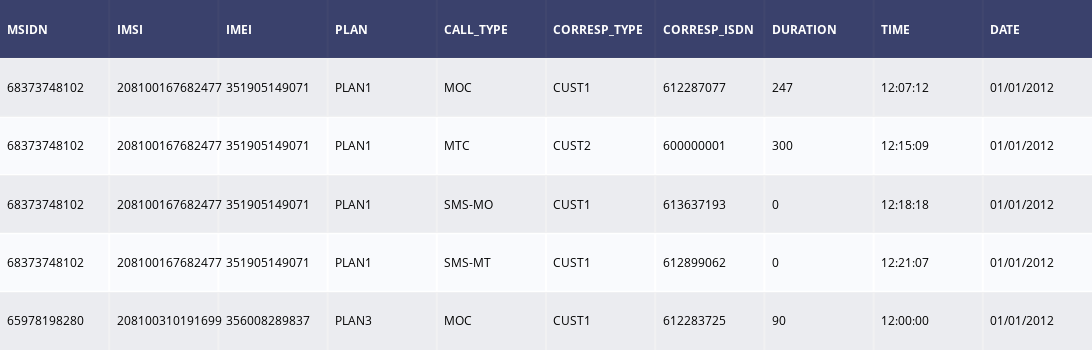

Source (notebook cell):
### Markdown cell above
### READ SMS SAMPLE CDR

### Code cell
cdr_sms=pd.read_csv("stackoverflow_sample_cdr.csv", delimiter=";")

table = ff.create_table(cdr_sms.head(),height_constant=50)
table.layout.width=1200
iplot(table, filename='simple_table')

### Figure 1 — Plotly figure (JSON) as saved in the notebook; plotly's stock layout.template omitted (floating-point values rounded to 4 significant figures)
{"data": [{"colorscale": [[0, "#00083e"], [0.5, "#ededee"], [1, "#ffffff"]], "hoverinfo": "none", "opacity": 0.75, "showscale": false, "type": "heatmap", "z": [[0, 0, 0, 0, 0, 0, 0, 0, 0, 0], [0.5, 0.5, 0.5, 0.5, 0.5, 0.5, 0.5, 0.5, 0.5, 0.5], [1, 1, 1, 1, 1, 1, 1, 1, 1, 1], [0.5, 0.5, 0.5, 0.5, 0.5, 0.5, 0.5, 0.5, 0.5, 0.5], [1, 1, 1, 1, 1, 1, 1, 1, 1, 1], [0.5, 0.5, 0.5, 0.5, 0.5, 0.5, 0.5, 0.5, 0.5, 0.5]]}], "layout": {"annotations": [{"align": "left", "font": {"color": "#ffffff"}, "showarrow": false, "text": "<b>MSIDN</b>", "x": -0.45, "xanchor": "left", "xref": "x", "y": 0, "yref": "y"}, {"align": "left", "font": {"color": "#ffffff"}, "showarrow": false, "text": "<b>IMSI</b>", "x": 0.55, "xanchor": "left", "xref": "x", "y": 0, "yref": "y"}, {"align": "left", "font": {"color": "#ffffff"}, "showarrow": false, "text": "<b>IMEI</b>", "x": 1.55, "xanchor": "left", "xref": "x", "y": 0, "yref": "y"}, {"align": "left", "font": {"color": "#ffffff"}, "showarrow": false, "text": "<b>PLAN</b>", "x": 2.55, "xanchor": "left", "xref": "x", "y": 0, "yref": "y"}, {"align": "left", "font": {"color": "#ffffff"}, "showarrow": false, "text": "<b>CALL_TYPE</b>", "x": 3.55, "xanchor": "left", "xref": "x", "y": 0, "yref": "y"}, {"align": "left", "font": {"color": "#ffffff"}, "showarrow": false, "text": "<b>CORRESP_TYPE</b>", "x": 4.55, "xanchor": "left", "xref": "x", "y": 0, "yref": "y"}, {"align": "left", "font": {"color": "#ffffff"}, "showarrow": false, "text": "<b>CORRESP_ISDN</b>", "x": 5.55, "xanchor": "left", "xref": "x", "y": 0, "yref": "y"}, {"align": "left", "font": {"color": "#ffffff"}, "showarrow": false, "text": "<b>DURATION</b>", "x": 6.55, "xanchor": "left", "xref": "x", "y": 0, "yref": "y"}, {"align": "left", "font": {"color": "#ffffff"}, "showarrow": false, "text": "<b>TIME</b>", "x": 7.55, "xanchor": "left", "xref": "x", "y": 0, "yref": "y"}, {"align": "left", "font": {"color": "#ffffff"}, "showarrow": false, "text": "<b>DATE </b>", "x": 8.55, "xanchor": "left", "xref": "x", "y": 0, "yref": "y"}, {"align": "left", "font": {"color": "#000000"}, "showarrow": false, "text": "68373748102", "x": -0.45, "xanchor": "left", "xref": "x", "y": 1, "yref": "y"}, {"align": "left", "font": {"color": "#000000"}, "showarrow": false, "text": "208100167682477", "x": 0.55, "xanchor": "left", "xref": "x", "y": 1, "yref": "y"}, {"align": "left", "font": {"color": "#000000"}, "showarrow": false, "text": "351905149071", "x": 1.55, "xanchor": "left", "xref": "x", "y": 1, "yref": "y"}, {"align": "left", "font": {"color": "#000000"}, "showarrow": false, "text": "PLAN1", "x": 2.55, "xanchor": "left", "xref": "x", "y": 1, "yref": "y"}, {"align": "left", "font": {"color": "#000000"}, "showarrow": false, "text": "MOC", "x": 3.55, "xanchor": "left", "xref": "x", "y": 1, "yref": "y"}, {"align": "left", "font": {"color": "#000000"}, "showarrow": false, "text": "CUST1", "x": 4.55, "xanchor": "left", "xref": "x", "y": 1, "yref": "y"}, {"align": "left", "font": {"color": "#000000"}, "showarrow": false, "text": "612287077", "x": 5.55, "xanchor": "left", "xref": "x", "y": 1, "yref": "y"}, {"align": "left", "font": {"color": "#000000"}, "showarrow": false, "text": "247", "x": 6.55, "xanchor": "left", "xref": "x", "y": 1, "yref": "y"}, {"align": "left", "font": {"color": "#000000"}, "showarrow": false, "text": "12:07:12", "x": 7.55, "xanchor": "left", "xref": "x", "y": 1, "yref": "y"}, {"align": "left", "font": {"color": "#000000"}, "showarrow": false, "text": "01/01/2012 ", "x": 8.55, "xanchor": "left", "xref": "x", "y": 1, "yref": "y"}, {"align": "left", "font": {"color": "#000000"}, "showarrow": false, "text": "68373748102", "x": -0.45, "xanchor": "left", "xref": "x", "y": 2, "yref": "y"}, {"align": "left", "font": {"color": "#000000"}, "showarrow": false, "text": "208100167682477", "x": 0.55, "xanchor": "left", "xref": "x", "y": 2, "yref": "y"}, {"align": "left", "font": {"color": "#000000"}, "showarrow": false, "text": "351905149071", "x": 1.55, "xanchor": "left", "xref": "x", "y": 2, "yref": "y"}, {"align": "left", "font": {"color": "#000000"}, "showarrow": false, "text": "PLAN1", "x": 2.55, "xanchor": "left", "xref": "x", "y": 2, "yref": "y"}, {"align": "left", "font": {"color": "#000000"}, "showarrow": false, "text": "MTC", "x": 3.55, "xanchor": "left", "xref": "x", "y": 2, "yref": "y"}, {"align": "left", "font": {"color": "#000000"}, "showarrow": false, "text": "CUST2", "x": 4.55, "xanchor": "left", "xref": "x", "y": 2, "yref": "y"}, {"align": "left", "font": {"color": "#000000"}, "showarrow": false, "text": "600000001", "x": 5.55, "xanchor": "left", "xref": "x", "y": 2, "yref": "y"}, {"align": "left", "font": {"color": "#000000"}, "showarrow": false, "text": "300", "x": 6.55, "xanchor": "left", "xref": "x", "y": 2, "yref": "y"}, {"align": "left", "font": {"color": "#000000"}, "showarrow": false, "text": "12:15:09", "x": 7.55, "xanchor": "left", "xref": "x", "y": 2, "yref": "y"}, {"align": "left", "font": {"color": "#000000"}, "showarrow": false, "text": "01/01/2012 ", "x": 8.55, "xanchor": "left", "xref": "x", "y": 2, "yref": "y"}, {"align": "left", "font": {"color": "#000000"}, "showarrow": false, "text": "68373748102", "x": -0.45, "xanchor": "left", "xref": "x", "y": 3, "yref": "y"}, {"align": "left", "font": {"color": "#000000"}, "showarrow": false, "text": "208100167682477", "x": 0.55, "xanchor": "left", "xref": "x", "y": 3, "yref": "y"}, {"align": "left", "font": {"color": "#000000"}, "showarrow": false, "text": "351905149071", "x": 1.55, "xanchor": "left", "xref": "x", "y": 3, "yref": "y"}, {"align": "left", "font": {"color": "#000000"}, "showarrow": false, "text": "PLAN1", "x": 2.55, "xanchor": "left", "xref": "x", "y": 3, "yref": "y"}, {"align": "left", "font": {"color": "#000000"}, "showarrow": false, "text": "SMS-MO", "x": 3.55, "xanchor": "left", "xref": "x", "y": 3, "yref": "y"}, {"align": "left", "font": {"color": "#000000"}, "showarrow": false, "text": "CUST1", "x": 4.55, "xanchor": "left", "xref": "x", "y": 3, "yref": "y"}, {"align": "left", "font": {"color": "#000000"}, "showarrow": false, "text": "613637193", "x": 5.55, "xanchor": "left", "xref": "x", "y": 3, "yref": "y"}, {"align": "left", "font": {"color": "#000000"}, "showarrow": false, "text": "0", "x": 6.55, "xanchor": "left", "xref": "x", "y": 3, "yref": "y"}, {"align": "left", "font": {"color": "#000000"}, "showarrow": false, "text": "12:18:18", "x": 7.55, "xanchor": "left", "xref": "x", "y": 3, "yref": "y"}, {"align": "left", "font": {"color": "#000000"}, "showarrow": false, "text": "01/01/2012 ", "x": 8.55, "xanchor": "left", "xref": "x", "y": 3, "yref": "y"}, {"align": "left", "font": {"color": "#000000"}, "showarrow": false, "text": "68373748102", "x": -0.45, "xanchor": "left", "xref": "x", "y": 4, "yref": "y"}, {"align": "left", "font": {"color": "#000000"}, "showarrow": false, "text": "208100167682477", "x": 0.55, "xanchor": "left", "xref": "x", "y": 4, "yref": "y"}, {"align": "left", "font": {"color": "#000000"}, "showarrow": false, "text": "351905149071", "x": 1.55, "xanchor": "left", "xref": "x", "y": 4, "yref": "y"}, {"align": "left", "font": {"color": "#000000"}, "showarrow": false, "text": "PLAN1", "x": 2.55, "xanchor": "left", "xref": "x", "y": 4, "yref": "y"}, {"align": "left", "font": {"color": "#000000"}, "showarrow": false, "text": "SMS-MT", "x": 3.55, "xanchor": "left", "xref": "x", "y": 4, "yref": "y"}, {"align": "left", "font": {"color": "#000000"}, "showarrow": false, "text": "CUST1", "x": 4.55, "xanchor": "left", "xref": "x", "y": 4, "yref": "y"}, {"align": "left", "font": {"color": "#000000"}, "showarrow": false, "text": "612899062", "x": 5.55, "xanchor": "left", "xref": "x", "y": 4, "yref": "y"}, {"align": "left", "font": {"color": "#000000"}, "showarrow": false, "text": "0", "x": 6.55, "xanchor": "left", "xref": "x", "y": 4, "yref": "y"}, {"align": "left", "font": {"color": "#000000"}, "showarrow": false, "text": "12:21:07", "x": 7.55, "xanchor": "left", "xref": "x", "y": 4, "yref": "y"}, {"align": "left", "font": {"color": "#000000"}, "showarrow": false, "text": "01/01/2012 ", "x": 8.55, "xanchor": "left", "xref": "x", "y": 4, "yref": "y"}, {"align": "left", "font": {"color": "#000000"}, "showarrow": false, "text": "65978198280", "x": -0.45, "xanchor": "left", "xref": "x", "y": 5, "yref": "y"}, {"align": "left", "font": {"color": "#000000"}, "showarrow": false, "text": "208100310191699", "x": 0.55, "xanchor": "left", "xref": "x", "y": 5, "yref": "y"}, {"align": "left", "font": {"color": "#000000"}, "showarrow": false, "text": "356008289837", "x": 1.55, "xanchor": "left", "xref": "x", "y": 5, "yref": "y"}, {"align": "left", "font": {"color": "#000000"}, "showarrow": false, "text": "PLAN3", "x": 2.55, "xanchor": "left", "xref": "x", "y": 5, "yref": "y"}, {"align": "left", "font": {"color": "#000000"}, "showarrow": false, "text": "MOC", "x": 3.55, "xanchor": "left", "xref": "x", "y": 5, "yref": "y"}, {"align": "left", "font": {"color": "#000000"}, "showarrow": false, "text": "CUST1", "x": 4.55, "xanchor": "left", "xref": "x", "y": 5, "yref": "y"}, {"align": "left", "font": {"color": "#000000"}, "showarrow": false, "text": "612283725", "x": 5.55, "xanchor": "left", "xref": "x", "y": 5, "yref": "y"}, {"align": "left", "font": {"color": "#000000"}, "showarrow": false, "text": "90", "x": 6.55, "xanchor": "left", "xref": "x", "y": 5, "yref": "y"}, {"align": "left", "font": {"color": "#000000"}, "showarrow": false, "text": "12:00:00", "x": 7.55, "xanchor": "left", "xref": "x", "y": 5, "yref": "y"}, {"align": "left", "font": {"color": "#000000"}, "showarrow": false, "text": "01/01/2012 ", "x": 8.55, "xanchor": "left", "xref": "x", "y": 5, "yref": "y"}], "height": 350, "margin": {"b": 0, "l": 0, "r": 0, "t": 0}, "width": 1200, "xaxis": {"dtick": 1, "gridwidth": 2, "showticklabels": false, "tick0": -0.5, "ticks": "", "zeroline": false}, "yaxis": {"autorange": "reversed", "dtick": 1, "gridwidth": 2, "showticklabels": false, "tick0": 0.5, "ticks": "", "zeroline": false}}}
